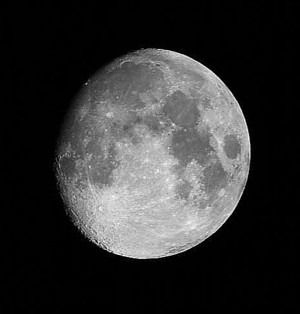
//> input picture moon.jpg, 300 x 314 px, given in place of moon.png, which was not available
$ ./test3   (built with g++ and OpenCV 4)
//> lines starting //> are read from the running program, lines starting //| are printed output that depends on the picture; after the words box and inside, x2 and y2 are one past the last pixel; in counts of white or black regions, pixels touching at a corner belong together; pictures that were not available may be replaced by others from this repository, and a replacement may not be noted
#include <opencv2/opencv.hpp>
using namespace cv;
using namespace std;

void  calc_Histo(const Mat& image, Mat& hist, int bins, int range_max = 256)
{
    int        histSize[] = { bins };            // 히스토그램 계급개수
    float   range[] = { 0, (float)range_max };        // 히스토그램 범위
    int        channels[] = { 0 };                // 채널 목록
    const float* ranges[] = { range };

    calcHist(&image, 1, channels, Mat(), hist, 1, histSize, ranges);
}

void draw_histo(Mat hist, Mat &hist_img, Size size = Size(256, 200))
{
    hist_img = Mat(size, CV_8U, Scalar(255));
    float  bin = (float)hist_img.cols / hist.rows;
    normalize(hist, hist, 0, size.height, NORM_MINMAX);

    for (int i = 0; i<hist.rows; i++)
    {
        float idx1 = i * bin;
        float idx2 = (i + 1) * bin;
        Point2f pt1 = Point2f(idx1, 0);
        Point2f pt2 = Point2f(idx2, hist.at <float>(i));

        if (pt2.y > 0)
            rectangle(hist_img, pt1, pt2, Scalar(0), -1);
    }
    flip(hist_img, hist_img, 0);
}

int search_valueIdx(Mat hist, int bias = 0)
{
    for (int i = 0; i < hist.rows; i++)
    {
        int idx = abs(bias - i);
        if (hist.at<float>(idx) > 0)
        return idx;
    }
    return -1;
}

int main()
{
    Mat image = imread("moon.png", 0);
//> image is the input picture: 314 rows x 300 cols, CV_8UC1; min 0, max 251, mean 49.8
    CV_Assert(!image.empty());

    Mat hist, hist_dst, hist_img, hist_dst_img;
    int  histsize = 16, ranges = 256;
    calc_Histo(image, hist, histsize, ranges);
//> in calc_Histo, `calcHist(&image, 1, channels, Mat(), hist, 1, histSize, ranges);`: hist = [61895, 506, 470, 674, 1051, 1486, 3401, 4143, 3466, 3225, 4325, 5134, 3280, 945, 176, 23]

    float bin_width = (float)ranges / histsize;
    int low_value = (int)(search_valueIdx(hist, 0) * bin_width);
//> low_value = 0
    int high_value = (int)(search_valueIdx(hist, hist.rows)* bin_width);
//> high_value = 240
   // cout << "high_value = " << high_value << endl;
    //cout << "low_value = " << low_value << endl;

    int d_value = high_value - low_value;
//> d_value = 240
    Mat  dst = (image - low_value) * (255.0 / d_value);
    cout << "dst" << dst << endl;
//> (printed output is left out)
    calc_Histo(dst, hist_dst, histsize, ranges);
//> hist_dst = [61864, 479, 428, 557, 939, 1199, 2138, 4234, 3528, 3082, 3317, 4516, 4523, 2552, 691, 153]
    draw_histo(hist, hist_img);
//> in draw_histo, `hist_img = Mat(size, CV_8U, Scalar(255));`: hist_img: 200 rows x 256 cols, CV_8UC1; every value is 255
//> in draw_histo, `normalize(hist, hist, 0, size.height, NORM_MINMAX);`: hist = [200, 1.56, 1.44, 2.1, 3.32, 4.73, 10.92, 13.32, 11.13, 10.35, 13.91, 16.52, 10.53, 2.98, 0.495, 0]
//> the loop in draw_histo, `for (int i = 0; i<hist.rows; i++)` made 16 passes
//> pt2 on passes 1 to 12: Point(16, 200), Point(32, 1.56), Point(48, 1.44), Point(64, 2.1), Point(80, 3.32), Point(96, 4.73), Point(112, 10.92), Point(128, 13.32), Point(144, 11.13), Point(160, 10.35), Point(176, 13.91), Point(192, 16.52)
//> after the loop in draw_histo, `for (int i = 0; i<hist.rows; i++)`:
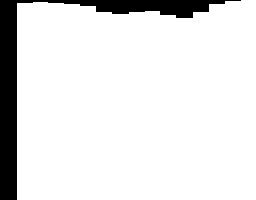
//> hist_img: 200 rows x 256 cols, CV_8UC1; 89.7% white; 1 black region, box (x1, y1, x2, y2) and area: (0, 0, 241, 200) 5291
//> in draw_histo, `flip(hist_img, hist_img, 0);`:
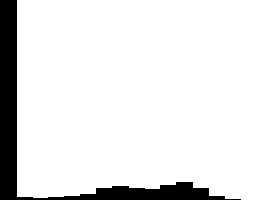
//> hist_img: 200 rows x 256 cols, CV_8UC1; 89.7% white; 1 black region, box (x1, y1, x2, y2) and area: (0, 0, 241, 200) 5291
    draw_histo(hist_dst, hist_dst_img);
//> call 2 of draw_histo, with size = Size(256, 200)
//> in draw_histo (call 2), `normalize(hist, hist, 0, size.height, NORM_MINMAX);`: hist = [200, 1.06, 0.891, 1.31, 2.55, 3.39, 6.43, 13.23, 10.94, 9.49, 10.25, 14.14, 14.16, 7.77, 1.74, 0]
//> the loop in draw_histo (call 2), `for (int i = 0; i<hist.rows; i++)` made 16 passes
//> pt2 on passes 1 to 12: Point(16, 200), Point(32, 1.06), Point(48, 0.891), Point(64, 1.31), Point(80, 2.55), Point(96, 3.39), Point(112, 6.43), Point(128, 13.23), Point(144, 10.94), Point(160, 9.49), Point(176, 10.25), Point(192, 14.14)
//> after the loop in draw_histo (call 2), `for (int i = 0; i<hist.rows; i++)`:
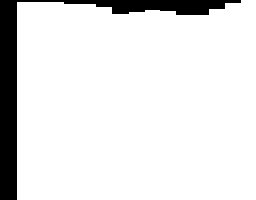
//> hist_img: 200 rows x 256 cols, CV_8UC1; 89.9% white; 1 black region, box (x1, y1, x2, y2) and area: (0, 0, 241, 200) 5177
//> in draw_histo (call 2), `flip(hist_img, hist_img, 0);`:
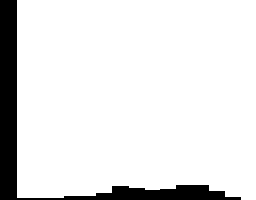
//> hist_img: 200 rows x 256 cols, CV_8UC1; 89.9% white; 1 black region, box (x1, y1, x2, y2) and area: (0, 0, 241, 200) 5177
//> hist_dst has the same summary as hist in draw_histo

    imshow("image", image);
    imshow("dst-stretching", dst);
    imshow("img_hist", hist_img);
    imshow("dst_hist", hist_dst_img);
    waitKey();
    return 0;
}

$ run again, with road.png saved as moon.jpg
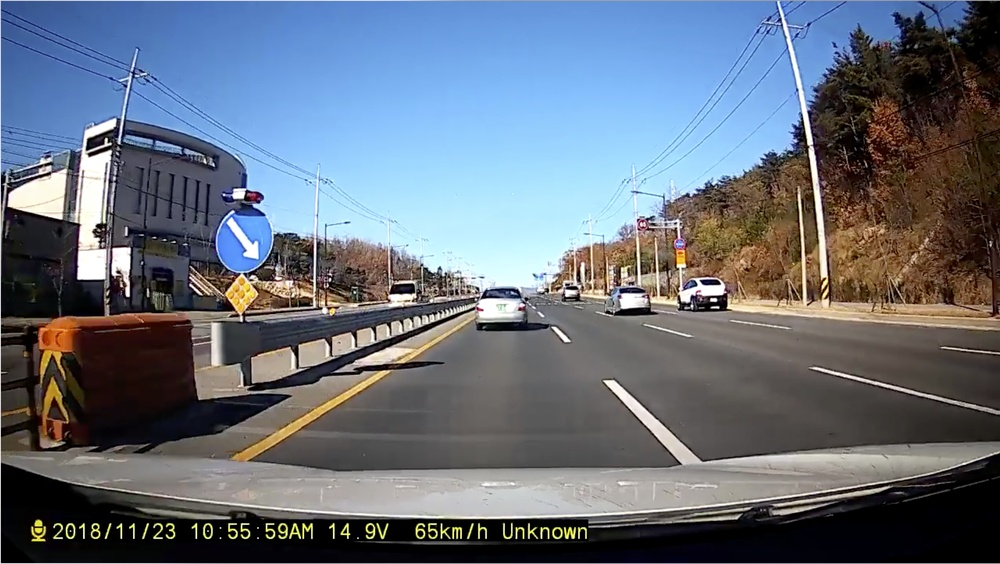
//> input picture road.png, 1000 x 564 px, shrunk from 2280 x 1286 before the run, given in place of moon.png, which was not available
//> in calc_Histo, `calcHist(&image, 1, channels, Mat(), hist, 1, histSize, ranges);`: hist = [77550, 27979, 25287, 28568, 35510, 49607, 46921, 39221, 39602, 41326, 37833, 33955, 30795, 22743, 14448, 12655]
//> low_value = 0
//> high_value = 240
//> (printed output is left out)
//> `calc_Histo(dst, hist_dst, histsize, ranges);`: hist_dst = [75061, 27487, 23117, 26879, 28909, 44292, 44686, 42456, 36071, 40015, 37047, 34529, 30787, 27427, 20567, 24670]
//> in draw_histo, `normalize(hist, hist, 0, size.height, NORM_MINMAX);`: hist = [200, 47.23, 38.93, 49.04, 70.44, 113.9, 105.6, 81.87, 83.05, 88.36, 77.6, 65.64, 55.91, 31.09, 5.53, 0]
//> the loop in draw_histo, `for (int i = 0; i<hist.rows; i++)` made 16 passes
//> pt2 on passes 1 to 8: Point(16, 200), Point(32, 47.23), Point(48, 38.93), Point(64, 49.04), Point(80, 70.44), Point(96, 113.9), Point(112, 105.6), Point(128, 81.87)
//> after the loop in draw_histo, `for (int i = 0; i<hist.rows; i++)`:
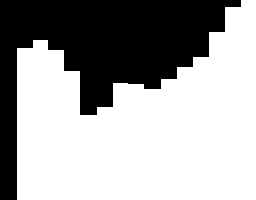
//> hist_img: 200 rows x 256 cols, CV_8UC1; 64.2% white; 1 black region, box (x1, y1, x2, y2) and area: (0, 0, 241, 200) 18345
//> in draw_histo (call 2), `normalize(hist, hist, 0, size.height, NORM_MINMAX);`: hist = [200, 25.4, 9.36, 23.17, 30.62, 87.07, 88.52, 80.34, 56.9, 71.38, 60.48, 51.24, 37.51, 25.18, 0, 15.06]
//> the loop in draw_histo (call 2), `for (int i = 0; i<hist.rows; i++)` made 16 passes
//> pt2 on passes 1 to 8: Point(16, 200), Point(32, 25.4), Point(48, 9.36), Point(64, 23.17), Point(80, 30.62), Point(96, 87.07), Point(112, 88.52), Point(128, 80.34)
//> in draw_histo (call 2), `flip(hist_img, hist_img, 0);`:
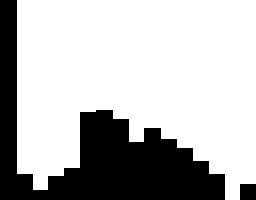
//> hist_img: 200 rows x 256 cols, CV_8UC1; 72.1% white; 2 black regions, box (x1, y1, x2, y2) and area: (0, 0, 225, 200) 14038, (240, 184, 256, 200) 256
//> `draw_histo(hist_dst, hist_dst_img);`: hist_dst has the same summary as hist in draw_histo

$ run again, with saltnpepper.png saved as moon.jpg
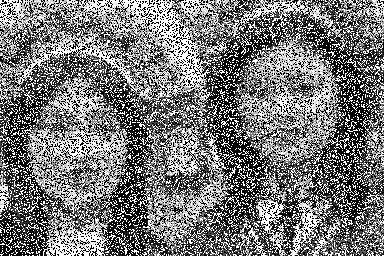
//> input picture saltnpepper.png, 384 x 256 px, given in place of moon.png, which was not available
//> image is the input picture: 256 rows x 384 cols, CV_8UC1; min 0, max 255, mean 120.1
//> in calc_Histo, `calcHist(&image, 1, channels, Mat(), hist, 1, histSize, ranges);`: hist = [31952, 3759, 3545, 3658, 3410, 2433, 1995, 2054, 2162, 2457, 2728, 2422, 2415, 2020, 1518, 29776]
//> low_value = 0
//> high_value = 240
//> (printed output is left out)
//> `calc_Histo(dst, hist_dst, histsize, ranges);`: hist_dst = [31505, 3795, 3234, 3474, 3309, 2645, 1887, 1973, 2076, 2061, 2602, 2346, 2234, 2259, 1828, 31076]
//> in draw_histo, `normalize(hist, hist, 0, size.height, NORM_MINMAX);`: hist = [200, 14.73, 13.32, 14.06, 12.43, 6.01, 3.13, 3.52, 4.23, 6.17, 7.95, 5.94, 5.89, 3.3, 0, 185.7]
//> the loop in draw_histo, `for (int i = 0; i<hist.rows; i++)` made 16 passes
//> pt2 on passes 1 to 8: Point(16, 200), Point(32, 14.73), Point(48, 13.32), Point(64, 14.06), Point(80, 12.43), Point(96, 6.01), Point(112, 3.13), Point(128, 3.52)
//> in draw_histo, `flip(hist_img, hist_img, 0);`:
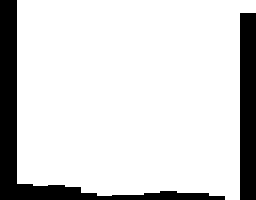
//> hist_img: 200 rows x 256 cols, CV_8UC1; 84% white; 2 black regions, box (x1, y1, x2, y2) and area: (0, 0, 225, 200) 5214, (240, 13, 256, 200) 2992
//> in draw_histo (call 2), `normalize(hist, hist, 0, size.height, NORM_MINMAX);`: hist = [200, 13.26, 9.48, 11.09, 9.98, 5.51, 0.398, 0.977, 1.67, 1.57, 5.22, 3.49, 2.74, 2.9, 0, 197.1]
//> the loop in draw_histo (call 2), `for (int i = 0; i<hist.rows; i++)` made 16 passes
//> pt2 on passes 1 to 8: Point(16, 200), Point(32, 13.26), Point(48, 9.48), Point(64, 11.09), Point(80, 9.98), Point(96, 5.51), Point(112, 0.398), Point(128, 0.977)
//> in draw_histo (call 2), `flip(hist_img, hist_img, 0);`:
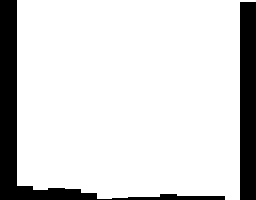
//> hist_img: 200 rows x 256 cols, CV_8UC1; 84.6% white; 2 black regions, box (x1, y1, x2, y2) and area: (0, 0, 225, 200) 4703, (240, 2, 256, 200) 3168
//> `draw_histo(hist_dst, hist_dst_img);`: hist_dst has the same summary as hist in draw_histo
